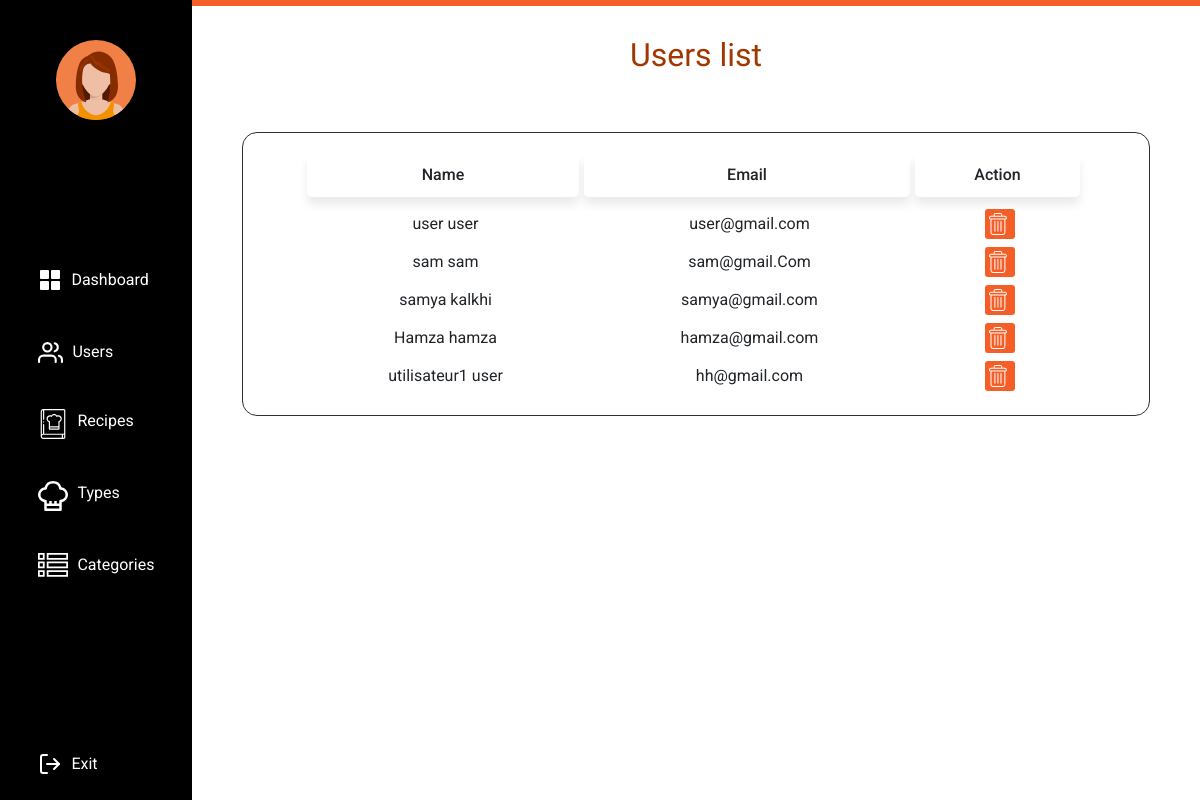
/users/getUsers (signed in), run on the app's committed database.
### tables this page shows
CREATE TABLE `users` (
  `id` int(11) NOT NULL,
  `fname` varchar(25) DEFAULT NULL,
  `lname` varchar(25) DEFAULT NULL,
  `email` varchar(50) DEFAULT NULL,
  `password` varchar(25) DEFAULT NULL,
  `role` varchar(20) NOT NULL DEFAULT 'user'
);

### app/libraries/Core.php (called while the page is built, shortened)
<?php
  class Core {
    protected $currentMethod = 'index';
    public function __construct(){
      $url = $this->getUrl();
      if(file_exists('../app/controllers/' . ucwords($url[0]). '.php')){
        unset($url[0]);
      }
      $this->currentController = new $this->currentController;
      if(isset($url[1])){
        if(method_exists($this->currentController, $url[1])){
          $this->currentMethod = $url[1];
          unset($url[1]);
        }
      }
      $this->currentController->data=json_decode(file_get_contents("php://input"),true);
      $this->params = $url ? array_values($url) : [];
      call_user_func_array([$this->currentController, $this->currentMethod], $this->params);
    }
    public function getUrl(){
      if(isset($_GET['url'])){
        $url = rtrim($_GET['url'], '/');
        $url = filter_var($url, FILTER_SANITIZE_URL);
        $url = explode('/', $url);
        return $url;
      }
    }
  }

### app/require.php (called while the page is built, shortened)
<?php
    require_once 'libraries/Core.php';
    require_once 'libraries/Database.php';
    $init = new Core();

### public/index.php (called while the page is built)
<?php
    require_once '../app/require.php';

### app/libraries/Database.php (called while the page is built, shortened)
<?php
    class Database {
        private $dbHost = DB_HOST;
        private $dbUser = DB_USER;
        private $dbPass = DB_PASS;
        private $dbName = DB_NAME;
        private $statement;
        private $dbHandler;
        public function __construct() {
            $conn = 'mysql:host=' . $this->dbHost . ';dbname=' . $this->dbName;
            $options = array(
                PDO::ATTR_PERSISTENT => true,
                PDO::ATTR_ERRMODE => PDO::ERRMODE_EXCEPTION
            );
            try {
                $this->dbHandler = new PDO($conn, $this->dbUser, $this->dbPass, $options);
            } catch (PDOException $e) {
                $this->error = $e->getMessage();
                echo $this->error;
            }
        }
        public function query($sql) {
            $this->statement = $this->dbHandler->prepare($sql);
        }
        public function execute() {
            return $this->statement->execute();
        }
        public function resultSet() {
            $this->execute();
            return $this->statement->fetchAll(PDO::FETCH_ASSOC);
        }
    }

### app/models/User.php (called while the page is built, shortened)
<?php
    class User {
        private $db;
        public function __construct() {
            $this->db = new Database;
        }
        public function getUsers()
        {
           $this->db->query("SELECT * FROM users WHERE role = 'user'");
           $users = $this->db->resultSet();
           return $users;
        }
    }

### app/views/users.php (the view, shortened to what this page needs)
<html lang="en">
<head>
    <link rel="stylesheet" href="<?php echo CSS_PATH ?>/dashbord.css">
    <link rel="stylesheet" href="path/to/font-awesome/css/font-awesome.min.css">
    <link href="https://cdn.jsdelivr.net/npm/bootstrap@5.0.2/dist/css/bootstrap.min.css" rel="stylesheet"
>
</head>
<div class="admin">
<div class="sidebar">
    <div>
    <img src="<?php echo IMAGE ?>Fichier 4.svg" class="grande-image">
    </div>
    <div>
             <div id="sb">
                <a href="<?php echo URLROOT ?>/recipes/getRecipes">
                      <p>Dashboard</p>
                </a>
            </div>
        <div id="sb"><a href="<?php echo URLROOT ?>/users/getUsers">
     <p>Users</p></a></div>
        <div id="sb"><a href="<?php echo URLROOT ?>/recipes/getDetails">
        <p>Recipes</p>
    </a>
    </div>
       <div id="sb">
           <a href="<?php echo URLROOT ?>/types/getAll">
           <p>Types</p>
           </a>
           </div>
           <div id="sb">
               <a href="<?php echo URLROOT ?>/categories/getAll"">
               <p>Categories</p>
               </a>
           </div>
        </div>
              <div id="sb">
                <a href="<?php echo URLROOT?>/users/logout">
                   <p>Exit</p>  </a>
              </div>
    </div>
        <div class="content">
            <div class="title">
            </div>
            <h2>Users list</h2>
            <div class="table-container">
                <table>
                    <tr>
                        <th><h6>Name</h6></th>
                        <th><h6>Email</h6></th>
                        <th><h6>Action</h6></th>
                    </tr>
                        <?php
                        foreach ($data as $row){
                        ?>
                        <tr>
                            <td class="name"><?= $row['fname']." ".$row['lname'] ?></td>
                            <td class="description"><?= $row['email'] ?></td>
                            <td class="status">
                            <a href="<?php echo URLROOT ?>/recipes/delete/<?php echo $row['id']?>" ><img src="<?php echo IMAGE?>delete.svg" ></a>
                        </td>
                        </tr>
                        <?php }?>
                </table>
            </div>
            </div>
</body>
</html>

### public/css/dashbord.css (style rules this page uses)
* { padding: 0; margin: 0; font-family: "Roboto", sans-serif; -webkit-box-sizing: border-box; box-sizing: border-box; }
.sidebar { width: 16%; max-height: 100%; background-color: #000; padding-top: 40px; font-family: 'Yomogi'; display: -webkit-box; display: -ms-flexbox; display: flex; -webkit-box-orient: vertical; -webkit-box-direction: normal; -ms-flex-direction: column; flex-direction: column; position: fixed; height: 100vh; text-align: center; -webkit-box-pack: justify; -ms-flex-pack: justify; justify-content: space-between; }
.sidebar img { width: 80px; }
.content { width: 84%; margin-left: 16%; display: -webkit-box; display: -ms-flexbox; display: flex; -webkit-box-orient: vertical; -webkit-box-direction: normal; -ms-flex-direction: column; flex-direction: column; }
#sb { padding-left: 20%; height: 9vh; display: -webkit-box; display: -ms-flexbox; display: flex; -webkit-box-align: center; -ms-flex-align: center; align-items: center; }
#sb a { display: -webkit-box; display: -ms-flexbox; display: flex; -webkit-box-orient: horizontal; -webkit-box-direction: normal; -ms-flex-direction: row; flex-direction: row; }
.admin { display: -webkit-box; display: -ms-flexbox; display: flex; height: 100%; -webkit-box-pack: justify; -ms-flex-pack: justify; justify-content: space-between; }
.title { display: -webkit-box; display: -ms-flexbox; display: flex; -webkit-box-pack: justify; -ms-flex-pack: justify; justify-content: space-between; background-color: #f55e27; color: white; padding-top: 6px; padding-right: 15px; padding-left: 15px; }
a { text-decoration: none !important; color: white !important; }
a p { margin: 0px 10px 0 9px; }
h2 { color: #a03800; text-align: center; padding-top: 30px; padding-bottom: 30px; font-size: 40px; font-family: "Yomogi", cursive; }
.table-container { padding: 20px; margin: 0 auto; width: 90%; border: 1px solid #313131; border-radius: 15px; margin-top: 20px; }
.table-container table { margin: 0 auto; width: 90%; }
.table-container table th h6 { padding: 12px; border-radius: 5px; margin-right: 5px; text-align: center; background-color: white; font-size: 16px; -webkit-box-shadow: 0px 8px 10px #00000014; box-shadow: 0px 8px 10px #00000014; }
.table-container table td { padding: 4px; text-align: center; }
.table-container table td img { width: 80px; height: 80px; -o-object-fit: cover; object-fit: cover; border-radius: 10%; }
.table-container table .status img { width: 30px; height: auto; background-color: #f55e27; border-radius: 10%; padding: 4px; margin: auto; }

### data on the page
users: fname "user", lname "user", email "user@gmail.com"
users: fname "sam", lname "sam", email "sam@gmail.Com"
users: fname "samya", lname "kalkhi", email "samya@gmail.com"
users: fname "Hamza", lname "hamza", email "hamza@gmail.com"
users: fname "utilisateur1", lname "user", email "hh@gmail.com"
